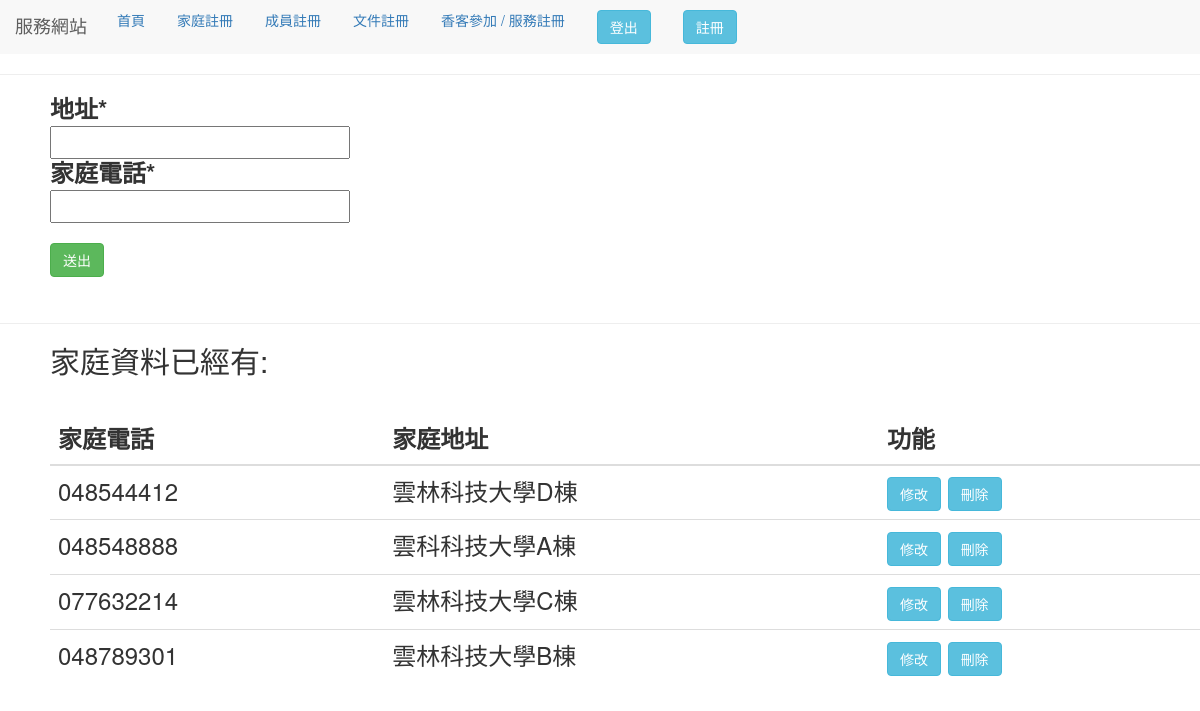
The page /home_register (signed in) on the database its author committed.
### use_app/models.py (models this page shows)
class Home(models.Model):
    address = models.CharField(verbose_name='地址', max_length=100)
    home_phone = models.CharField(verbose_name='家庭電話', max_length=100)
    class Meta:
        verbose_name_plural = '家庭資料庫'

### use_app/views.py (the view, shortened to what this page needs)
# urls.py: path('home_register', views.home_form),
@login_required(login_url='/use_login')
def home_form(request):
    form = homeform(request.POST or None)
    title_one = "家庭電話"
    title_two = "家庭地址"
    get_x = "家庭資料"
    get_all_data = Home.objects.all()  # 表單資料
    load_js = "home"
    context = locals()
    return render(request, "form.html", context)

### use_app/forms.py
class homeform(forms.Form):
    address = forms.CharField(label="地址")
    phone = forms.CharField(label="家庭電話",
                            validators=[
                                validators.RegexValidator(
                                    "^\d{2}-?\d{3}-?\d{4}$",
                                    message='請輸入正確格式的電話號碼！')
                            ])

### templates/form.html (shortened to what this page needs)
{% extends "base.html" %}
{% block form %}
{% load crispy_forms_tags %}
<head>
    <link rel="stylesheet" href="//code.jquery.com/ui/1.12.1/themes/base/jquery-ui.css">
</head>
<body>
    <div style="margin-left:50px;">
        <form method='POST' enctype="multipart/form-data" novalidate>
            <div class="col-6">
                {{ form|crispy }} </div>
            <input type="submit" class="btn btn-success" value="送出" style="margin-top:20px">
        </form>
    </div>
    <br>
    <hr>
    <div style="margin-left:50px;">
        <h2>{{ get_x }}已經有:</h2>
        {% if get_all_data.all %}
        <br>
        <table class="table" id="data_table">
            <thead>
                <tr>
                    <th scope="col">{{title_one}}</th>
                    <th scope="col">{{title_two}}</th>
                    <th scope="col">功能</th>
                </tr>
            </thead>
            <tbody>
                {% for c in get_all_data.all %}
                <tr>
                    {% if c.home_phone %}
                    <td id="{{c.home_phone}}"> {{ c.home_phone }} </td>
                    {% endif %} {% if c.address %}
                    <td id="{{c.address}}"> {{ c.address }} </td>
                    {% endif %}
                    <td><button class="btn btn-info fix" value="{{c.address}}/{{c.home_phone }}">修改 </button>
                        <button class="btn btn-info del" value="{{c.home_phone}}">刪除 </button> </td>
                </tr>
                {% endfor %}
            </tbody>
        </table>
        {% else %}
        <p>無資料</p>
        {% endif %}
    </div>
</body>
{% endblock %}

### rows shown on the page
Home: home_phone "048544412", address "雲林科技大學D棟"
Home: home_phone "048548888", address "雲科科技大學A棟"
Home: home_phone "077632214", address "雲林科技大學C棟"
Home: home_phone "048789301", address "雲林科技大學B棟"

### other values the page prints
{{ get_x }} "家庭資料"
{{ title_one }} "家庭電話"
{{ title_two }} "家庭地址"
